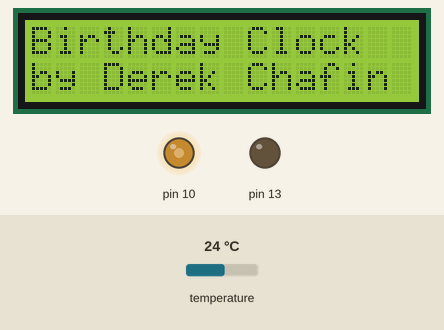
Bench run of a sketch on a simulated Arduino Uno, built with avr-gcc and run on an emulated ATmega328P. Shown: 16×2 character LCD, output pins drawn as LEDs (lit = HIGH). The test bench sets the inputs (shaded band); at power-on: temperature 24 °C. The local clock reads 2024-03-15 10:24:30 at power-on unless the sketch sets it.

Above: at 0.1 s.
At 16.2 s:
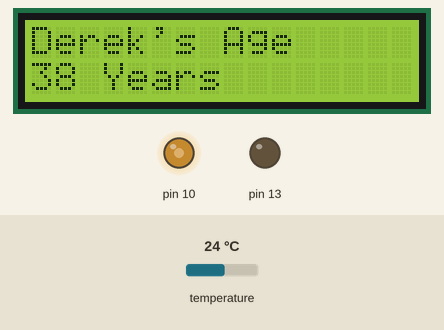
At 18.1 s:
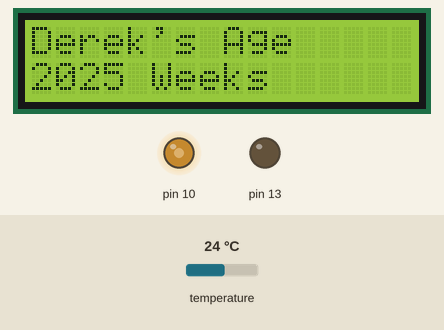
At 20.1 s:
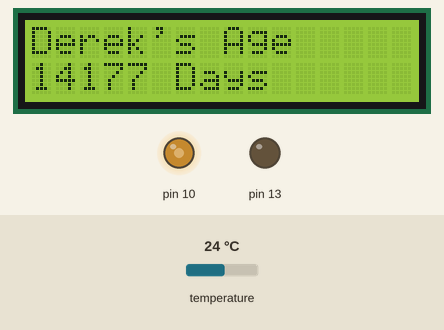
At 22.1 s:
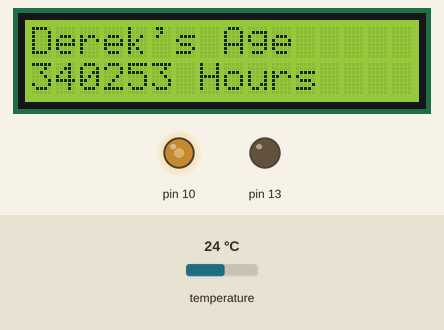
At 24.2 s:
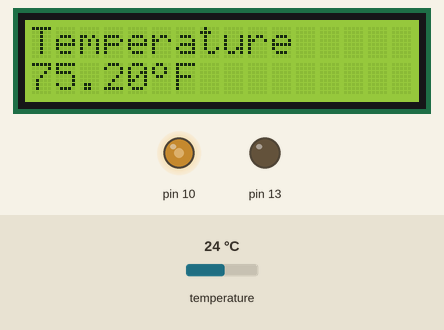

Measured:
- what the display in image 1 shows lasts 2.0 s, from 16.1 s to 18.1 s
- what the display in image 5 shows lasts 8.1 s, from 24.1 s to 32.2 s

The sketch:

BirthdayClock.ino
```cpp
// (licence header left out)
// This program is free software: you can redistribute it and/or modify it
// under the terms of the GNU Affero General Public License as published by
// the Free Software Foundation, either version 3 of the License, or (at your
// option) any later version.

// This program is distributed in the hope that it will be useful, but WITHOUT
// ANY WARRANTY; without even the implied warranty of MERCHANTABILITY or
// FITNESS FOR A PARTICULAR PURPOSE.  See the GNU Affero General Public
// License for more details.

// You should have received a copy of the GNU Affero General Public License
// along with this program.  If not, see <http://www.gnu.org/licenses/>.

/*

  My Age Stats
  Seconds
  Minutes
  Hours
  Days
  Years

  Calculate my age
  Use current time of day to calculate seconds from midnight for hours minutes and seconds of age.
  Get offset from my actual birthday and calculate my age stats

  typedef struct  {
    uint8_t Second;
    uint8_t Minute;
    uint8_t Hour;
    uint8_t Wday;   // day of week, sunday is day 1
    uint8_t Day;
    uint8_t Month;
    uint8_t Year;   // offset from 1970;
  }   tmElements_t, TimeElements, *tmElementsPtr_t;

  The time and date functions can take an optional parameter for the time. This prevents
  errors if the time rolls over between elements. For example, if a new minute begins
  between getting the minute and second, the values will be inconsistent. Using the
  following functions eliminates this probglem
  int     hour(time_t t);    // the hour for the given time
  int     hourFormat12(time_t t); // the hour for the given time in 12 hour format
  uint8_t isAM(time_t t);    // returns true the given time is AM
  uint8_t isPM(time_t t);    // returns true the given time is PM
  int     minute(time_t t);  // the minute for the given time
  int     second(time_t t);  // the second for the given time
  int     day(time_t t);     // the day for the given time
  int     weekday(time_t t); // the weekday for the given time
  int     month(time_t t);   // the month for the given time
  int     year(time_t t);    // the year for the given time

  1.  Jan - January
  2.  Feb - February
  3.  Mar - March
  4.  Apr - April
  5.  May - May
  6.  Jun - June
  7.  Jul - July
  8.  Aug - August
  9.  Sep - September
  10. Oct - October
  11. Nov - November
  12. Dec - December
*/

#include <SimpleTimer.h>
// include the library code:
#include <LiquidCrystal.h>

#include <Time.h>
#include <Wire.h>
#include <DS1307RTC.h>  // a basic DS1307 library that returns time as a time_t
#include "Adafruit_MCP9808.h"

LiquidCrystal lcd(8, 9, 4, 5, 6, 7);
// Wednesday 22nd May 1985 5:00:00 AM UTC
TimeElements birthdayElem = { 0, 0, 5, 4, 22, 5, 15};
SimpleTimer timer;
Adafruit_MCP9808 tempsensor;

int timerDisplayTime;
int timerDisplayAgeStats;
int timerDisplayTemperature;

time_t currentTime;
time_t birthdayTime;

#define UPDATETIME_INTERVAL 1000
#define DISPLAY_TIME_INTERVAL 500
#define DISPLAY_AGESTATS_INTERVAL 2000
#define DISPLAY_TEMPERATURE_INTERVAL 1000
#define RUNTIME_RESOLUTION 25
#define MAX_RUNTIME 8000
#define MAX_RUNS (MAX_RUNTIME / RUNTIME_RESOLUTION)
#define IS_DST true
const int TZ = -6;
/*
  SECS_PER_HOUR = (3600UL);
  def now():
    # get UTC time here

  # If the RTC is set to UTC
  def get_localtime():
    # time_t here is a 32bit integer
    time_t utc = now();
    localtime = utc + (TZ * SECS_PER_HOUR);
    if (IS_DST):
      localtime += SECS_PER_HOUR;

    return localtime;

  print get_localtime();
 */

void setup() {
  // Pin 13 is a floater so explicitly turn it off.
  pinMode(13, OUTPUT);
  digitalWrite(13, LOW);

  // Set backlight brightness
  pinMode(10, OUTPUT);
  analogWrite(10, 127);

  birthdayTime = makeTime(birthdayElem);
  birthdayTime = getLocalTime(birthdayTime, TZ, IS_DST);

  byte customChar[8] = {
    0b01100,
    0b10010,
    0b10010,
    0b01100,
    0b00000,
    0b00000,
    0b00000,
    0b00000
  };

  // create a new custom character
  lcd.createChar(0, customChar);

  // set up number of columns and rows
  lcd.begin(16, 2);

  displayBootMessage();

  if (!tempsensor.begin()) {
    lcd.print(F("No Temperature!"));
    while(1);
  }

  setSyncProvider(RTC.get);   // the function to get the time from the RTC
  setSyncInterval(SECS_PER_MIN);
  // No individual function can be longer than this interval.
  timer.setInterval(UPDATETIME_INTERVAL, updateTime);
  timer.setInterval(RUNTIME_RESOLUTION, changeTimer);

  timerDisplayTime = timer.setInterval(DISPLAY_TIME_INTERVAL, displayTime);
  timer.disable(timerDisplayTime);

  timerDisplayAgeStats = timer.setInterval(DISPLAY_AGESTATS_INTERVAL, displayAgeStats);
  timer.disable(timerDisplayAgeStats);

  timerDisplayTemperature = timer.setInterval(DISPLAY_TEMPERATURE_INTERVAL, displayTemperature);
  timer.disable(timerDisplayTemperature);

  updateTime();
  changeTimer();
}

void loop() {
  timer.run();
}

void updateTime() {
  if (timeStatus() == timeSet) {
    currentTime = now(); // store the current time in time variable t
  }
  else {
    // Saturday 1st January 2000 12:00:00 AM UTC
    currentTime = 946684800UL;
  }

  currentTime = getLocalTime(currentTime, TZ, IS_DST);
}

void changeTimer() {
  static int timerReference = -1;
  static int function = 0;
  static int numRuns = 0;

  if (numRuns++ >= MAX_RUNS) {
    numRuns = 0;

    if (timerReference >= 0) {
      timer.disable(timerReference);
      timerReference = -1;
    }

    switch (function) {
      // Display Current Time
      case 0:
        displayTime();
        timerReference = timerDisplayTime;
        timer.enable(timerDisplayTime);
        function = 1;
        break;

      // Display Age Stats
      case 1:
        displayAgeStats();
        timerReference = timerDisplayAgeStats;
        timer.enable(timerDisplayAgeStats);
        function = 2;
        break;

      // Display Current Temperature
      case 2:
        displayTemperature();
        timerReference = timerDisplayTemperature;
        timer.enable(timerDisplayTemperature);
        function = 0;
        break;

      default:
        function = 0;
        break;
    }
  }

}

void displayBootMessage() {
  lcd.clear();
  lcd.setCursor(0, 0);

  lcd.print(F("Birthday Clock"));
  lcd.setCursor(0, 1);
  lcd.print(F("by Derek Chafin"));
}

void displayTime() {
  static boolean blinkColon = true;

  lcd.clear();
  lcd.setCursor(0, 0);

  // May 22, 2015
  lcd.print(monthShortStr(month(currentTime)));
  lcd.print(' ');
  lcd.print(day(currentTime));
  lcd.print(", ");
  lcd.print(year(currentTime));

  // Start at beginning of second line
  lcd.setCursor(0, 1);

  // 12:25 PM
  displayLeadingCharacter(hourFormat12(currentTime), ' ');
  if (blinkColon)
    lcd.print(':');
  else
    lcd.print(' ');
  blinkColon = !blinkColon;
  displayLeadingCharacter(minute(currentTime), '0');

  lcd.print(' ');
  if (isPM(currentTime)) {
    lcd.print(F("PM"));
  }
  else {
    lcd.print(F("AM"));
  }

}

void displayAgeStats() {
  static int function = 0;

  time_t ageTime;
  TimeElements ageElem;

/*
  #define SECS_PER_MIN  (60UL)
  #define SECS_PER_HOUR (3600UL)
  #define SECS_PER_DAY  (SECS_PER_HOUR * 24UL)
  #define DAYS_PER_WEEK (7UL)
  #define SECS_PER_WEEK (SECS_PER_DAY * DAYS_PER_WEEK)
  #define SECS_PER_YEAR (SECS_PER_WEEK * 52UL)

  Useful Macros for getting elapsed time
  #define numberOfSeconds(_time_) (_time_ % SECS_PER_MIN)
  #define numberOfMinutes(_time_) ((_time_ / SECS_PER_MIN) % SECS_PER_MIN)
  #define numberOfHours(_time_) (( _time_% SECS_PER_DAY) / SECS_PER_HOUR)
  #define dayOfWeek(_time_)  ((( _time_ / SECS_PER_DAY + 4)  % DAYS_PER_WEEK)+1) // 1 = Sunday
  #define elapsedDays(_time_) ( _time_ / SECS_PER_DAY)  // this is number of days since Jan 1 1970
  #define elapsedSecsToday(_time_)  (_time_ % SECS_PER_DAY)   // the number of seconds since last midnight
  Leap Years
  1988
  1992
  1996
  2000
  2004
  2008
  2012
  2016
  2020
 */

  ageTime = currentTime - birthdayTime;
  breakTime(ageTime, ageElem);

  lcd.clear();
  lcd.setCursor(0, 0);
  lcd.print(F("Derek's Age"));
  // ageTime / SECS_PER_YEAR
  lcd.setCursor(0, 1);


  switch (function) {
    case 0:
      // Display age in Years
      lcd.print(ageElem.Year);
      lcd.print(' ');
      lcd.print(F("Years"));
      function = 1;
      break;
    case 1:
      lcd.print(ageTime / SECS_PER_WEEK);
      lcd.print(' ');
      lcd.print(F("Weeks"));
      function = 2;
      break;
    case 2:
      lcd.print(ageTime / SECS_PER_DAY);
      lcd.print(' ');
      lcd.print(F("Days"));
      function = 3;
      break;
    case 3:
      lcd.print(ageTime / SECS_PER_HOUR);
      lcd.print(' ');
      lcd.print(F("Hours"));
      function = 0;
      break;
    default:
      function = 0;
      break;
  }
}

void displayTemperature() {
  lcd.clear();
  lcd.setCursor(0, 0);
  lcd.print(F("Temperature"));
  lcd.setCursor(0, 1);
  float c = tempsensor.readTempC();
  float f = c * 9.0 / 5.0 + 32;
  lcd.print(f, 2);

  // print the custom char to the lcd
  lcd.write((uint8_t)0);
  lcd.print('F');
  // why typecast? see: http://arduino.cc/forum/index.php?topic=74666.0
}

void displayLeadingCharacter(int number, char character) {
  if (number < 10)
    lcd.print(character);
  lcd.print(number);
}

void displayLeadingZero(int number){
  if(number < 10)
    lcd.print('0');
  lcd.print(number);
}

time_t getLocalTime(time_t utc, int TZ, boolean isDst) {
    // time_t here is a 32bit integer
    time_t localTime = utc + (TZ * SECS_PER_HOUR);

    if (isDst) {
      localTime += SECS_PER_HOUR;
    }

    return localTime;
}
```
